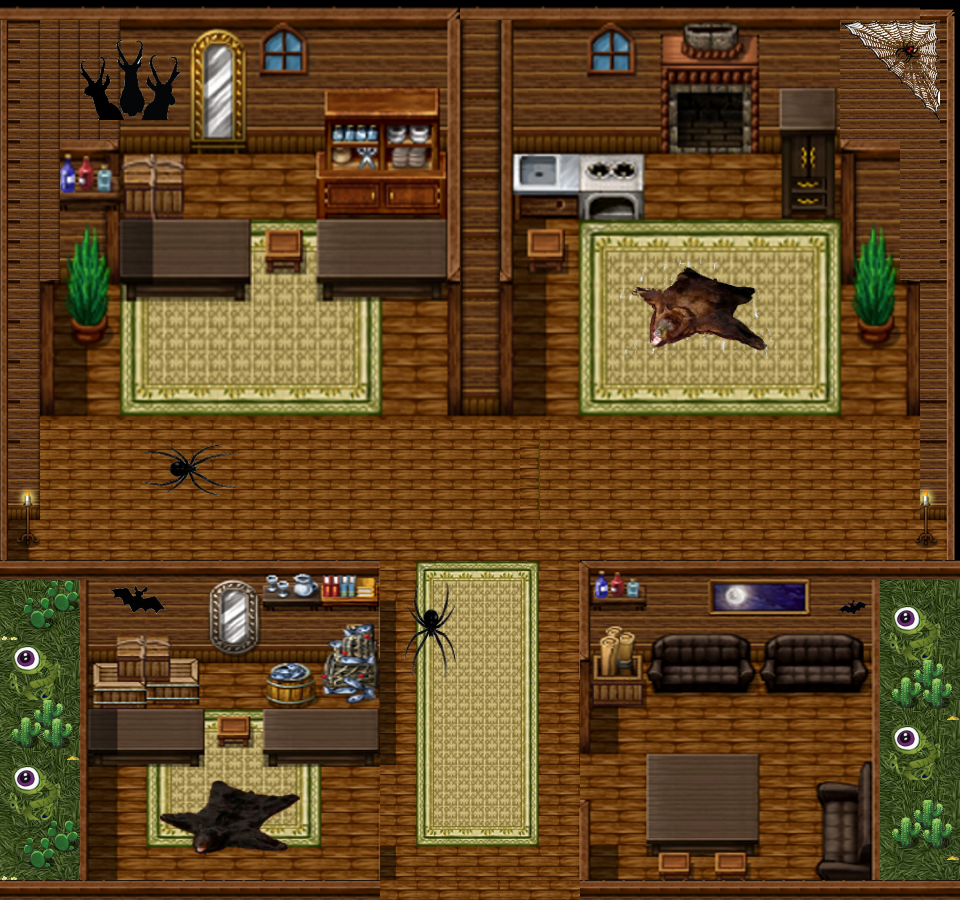

Below is a game level as drawn by its tile map, then a one-line description and the .tmx that defines it (tile-layer data replaced by summaries):
An orthogonal 48x45 tile map with 20x20 px tiles, 3 tile layers (Tile Layer 1, Tile Layer 2, Tile Layer 3), 1 hidden layer not drawn, 15 tilesets.

<map version="1.0" orientation="orthogonal" renderorder="right-down" width="48" height="45" tilewidth="20" tileheight="20" nextobjectid="1">
 <tileset firstgid="1" name="spook1" tilewidth="20" tileheight="20">
  <image source="../images/spook1.png" width="1000" height="760" />
 </tileset>
 <tileset firstgid="1901" name="right" tilewidth="20" tileheight="20">
  <image source="../images/right.png" width="300" height="340" />
 </tileset>
 <tileset firstgid="2156" name="left" tilewidth="20" tileheight="20">
  <image source="../images/left.png" width="300" height="340" />
 </tileset>
 <tileset firstgid="2411" name="grass" tilewidth="20" tileheight="20">
  <image source="../images/grass.jpg" width="124" height="124" />
 </tileset>
 <tileset firstgid="2447" name="scary" tilewidth="20" tileheight="20">
  <image source="../images/scary.png" width="70" height="69" />
 </tileset>
 <tileset firstgid="2456" name="cityelements" tilewidth="20" tileheight="20">
  <image source="../images/cityelements.png" width="512" height="512" />
 </tileset>
 <tileset firstgid="3081" name="bat" tilewidth="20" tileheight="20">
  <image source="../images/bat.png" width="200" height="179" />
 </tileset>
 <tileset firstgid="3161" name="top" tilewidth="20" tileheight="20">
  <image source="../images/top.png" width="880" height="421" />
 </tileset>
 <tileset firstgid="4085" name="animalskin" tilewidth="20" tileheight="20">
  <image source="../images/animalskin.png" width="160" height="100" />
 </tileset>
 <tileset firstgid="4125" name="animalheads" tilewidth="20" tileheight="20">
  <image source="../images/animalheads.png" width="100" height="98" />
 </tileset>
 <tileset firstgid="4145" name="spidercorner" tilewidth="20" tileheight="20">
  <image source="../images/spidercorner.png" width="100" height="101" />
 </tileset>
 <tileset firstgid="4170" name="spiderwalk" tilewidth="20" tileheight="20">
  <image source="../images/spiderwalk.png" width="100" height="60" />
 </tileset>
 <tileset firstgid="4185" name="spider2" tilewidth="20" tileheight="20">
  <image source="../images/spider2.png" width="60" height="100" />
 </tileset>
 <tileset firstgid="4200" name="skin" tilewidth="20" tileheight="20">
  <image source="../images/skin.png" width="140" height="80" />
 </tileset>
 <tileset firstgid="4228" name="collision" tilewidth="20" tileheight="20">
  <image source="../images/collision.png" width="64" height="32" />
 </tileset>
 <layer name="Tile Layer 1" width="48" height="45">
  <data>[2160 cells, 2160 non-empty, 1581 distinct tile ids]</data>
 </layer>
 <layer name="Tile Layer 2" width="48" height="45">
  <data>[2160 cells, 241 non-empty, 178 distinct tile ids]</data>
 </layer>
 <layer name="Tile Layer 3" width="48" height="45">
  <data>[2160 cells, 0 non-empty, 0 distinct tile ids]</data>
 </layer>
 <layer name="Tile Layer 4" width="48" height="45" visible="0">
  <data>[2160 cells, 664 non-empty, 1 distinct tile ids]</data>
 </layer>
</map>
